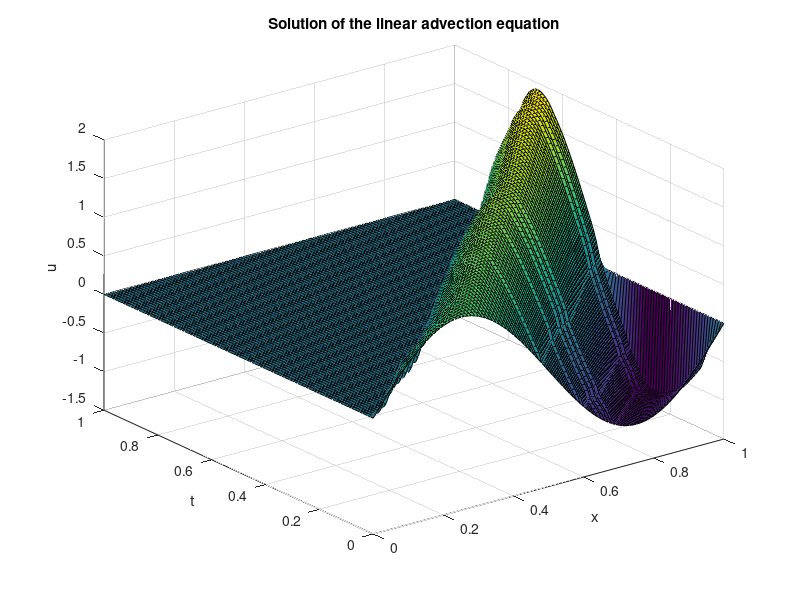

This figure's MATLAB source:
clear; close all; clc;

% Define the advection velocity and spatial domain
c = 1;
x_min = 0;
x_max = 1;

% Define the time domain
t_min = 0;
t_max = 1;

% Define the spatial and temporal discretization
Nx = 100;
Nt = 100;
dx = (x_max - x_min) / Nx;
dt = (t_max - t_min) / Nt;

% Define the initial conditions
x = linspace(x_min, x_max, Nx + 1);
u = sin(2 * pi * x);

% Preallocate memory for the solution
U = zeros(Nx + 1, Nt + 1);
U(:, 1) = u;

% Iterate over time
for n = 1:Nt
    u_new = u;
    for i = 2:Nx
        x_char = x(i) - c * dt;
        j = floor((x_char - x_min) / dx) + 1;
        u_new(i) = u(j) + u(i) * dt;
    end
    u = u_new;
    U(:, n + 1) = u;
end

% Plot the solution as a surface
[X, T] = meshgrid(x, t_min:dt:t_max);
surf(X, T, U');
xlabel('x');
ylabel('t');
zlabel('u');
title('Solution of the linear advection equation');
